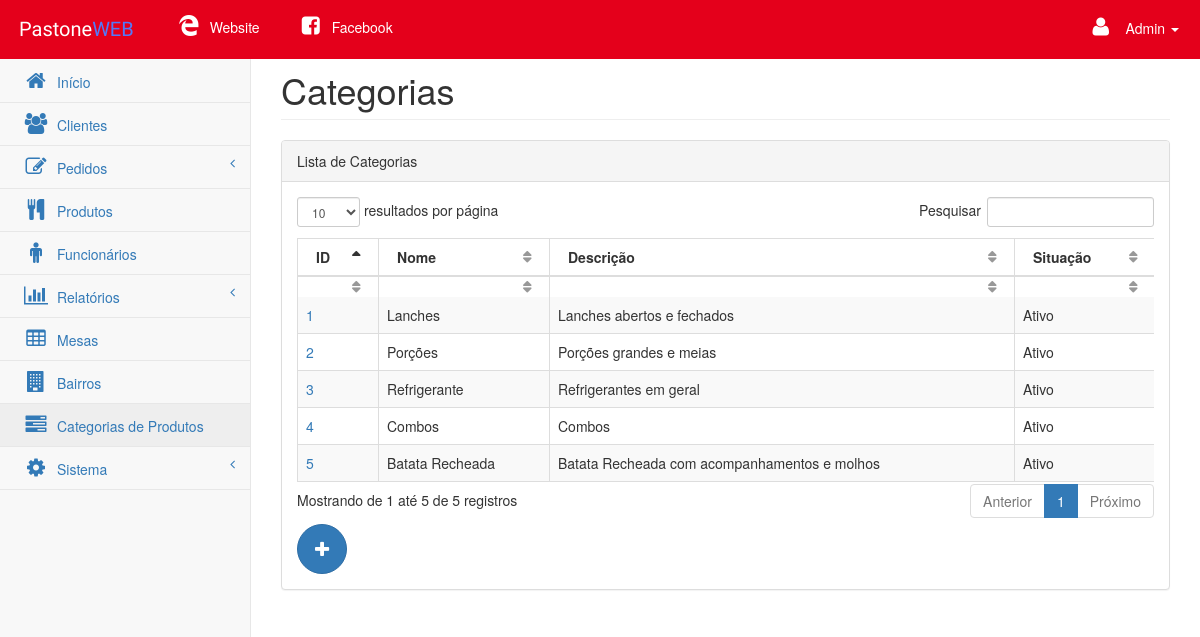
The app's page /app/view/pages/categoriasProduto.php (signed in) with its own data.
### tables this page shows
CREATE TABLE IF NOT EXISTS `categoria_produto` (
  `id` int(5) NOT NULL AUTO_INCREMENT,
  `nome` varchar(50) NOT NULL,
  `descricao` varchar(200) NOT NULL,
  `ativo` tinyint(1) NOT NULL DEFAULT '1',
  PRIMARY KEY (`id`)
);

### app/model/DAO/categoriaProdutoDAO.php (called while the page is built, shortened)
<?php
    include_once '../../model/CategoriaProduto.php';
    class categoriaProdutoDAO{
        private $conn;
        function __construct($conn){
            $this->conn = $conn;
        }
        function listarCategoriasProduto(){
            $query  = "select * from categoria_produto";
            $result = $this->conn->query($query);
            $categoriasProduto = array();
            while ($categoriaProduto = $result->fetch_array()) {
                $categoriaProduto2 = new CategoriaProduto(
                    $categoriaProduto['id'],
                    $categoriaProduto['nome'],
                    $categoriaProduto['descricao'],
                    $categoriaProduto['ativo']);
                $categoriasProduto[] = $categoriaProduto2;
            }
            return $categoriasProduto;
        }
    }
?>

### app/model/CategoriaProduto.php (called while the page is built, shortened)
<?php
    class CategoriaProduto{
        private $id;
        private $nome;
        private $descricao;
        private $ativo;
        function __construct($id, $nome, $descricao, $ativo){
            $this->id        = $id;
            $this->nome      = $nome;
            $this->descricao = $descricao;
            $this->ativo     = $ativo;
        }
        public function getId(){
            return $this->id;
        }
        public function getNome(){
            return $this->nome;
        }
        public function getDescricao(){
            return $this->descricao;
        }
        public function getAtivo(){
            return $this->ativo;
        }
    }
?>

### app/view/functionsCategoriaProduto.php (the view, shortened to what this page needs)
<?php
    include_once '../../model/DAO/categoriaProdutoDAO.php';
    function imprimeCategoriasProdutos(){
        $cf   = new connectionFactory();
        $conn = $cf->getConnection();
        $CDAO              = new categoriaProdutoDAO($conn);
        $categoriasProduto = $CDAO->listarCategoriasProduto();
        $output = "";
        if(isset($categoriasProduto)){
            $cont = 0;
            foreach($categoriasProduto as $c) {
                $class = ($cont%2==0)?"even gradeC":"odd gradeA";
                $output .= "<tr class='$class'>
                            <td><a href='cadastro-categorias.php?id=".$c->getId()."'>".$c->getId()."</a></td>
                            <td>".$c->getNome()."</td>
                            <td>".$c->getDescricao()."</td>
                            <td class='center'>".($c->getAtivo()==1?"Ativo":"Bloqueado")."</td>
                        </tr>";
                $cont++;
            }
        }
        echo $output;
    }
?>

### public/css/startmin.css (style rules this page uses)
th, td { white-space: nowrap; }
body { background-color: #f8f8f8; }

### records on screen
categoria_produto: id "1", nome "Lanches", descricao "Lanches abertos e fechados", ativo "Ativo"
categoria_produto: id "2", nome "Porções", descricao "Porções grandes e meias", ativo "Ativo"
categoria_produto: id "3", nome "Refrigerante", descricao "Refrigerantes em geral", ativo "Ativo"
categoria_produto: id "4", nome "Combos", descricao "Combos", ativo "Ativo"
categoria_produto: id "5", nome "Batata Recheada", descricao "Batata Recheada com acompanhamentos e molhos", ativo "Ativo"

### other values on screen
$temp[0] "Admin"
